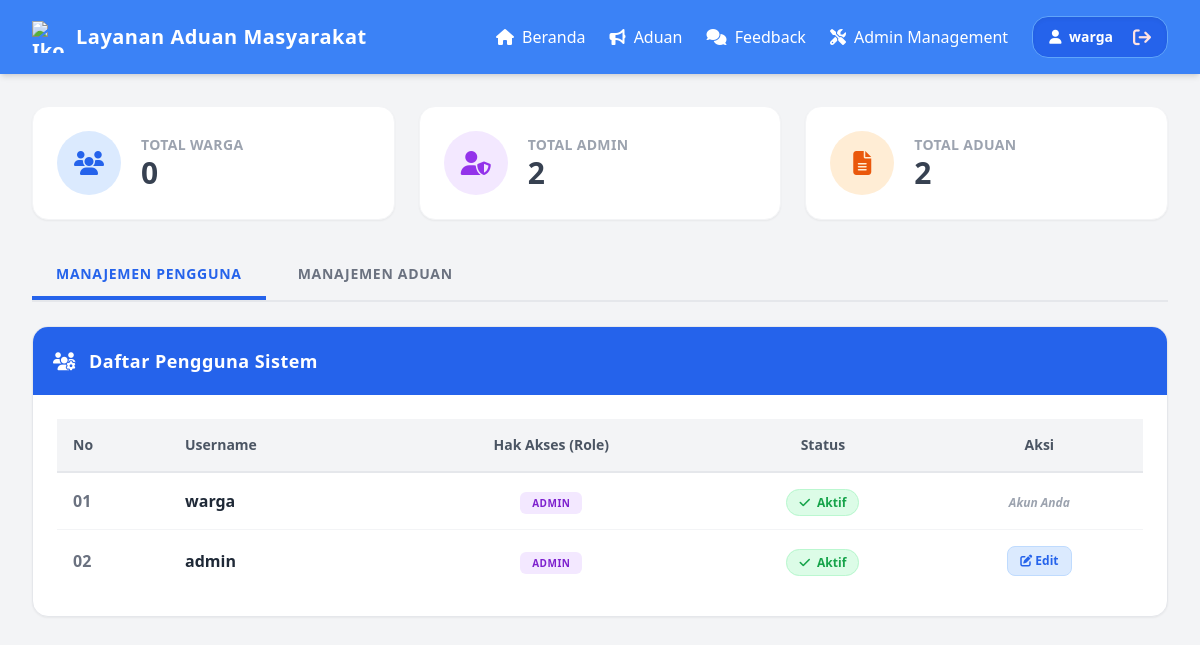
The page /admin.php (signed in) on the database its author committed.
### tables this page shows
CREATE TABLE `users` (
  `id` int(11) NOT NULL,
  `username` varchar(50) NOT NULL,
  `password` varchar(255) NOT NULL,
  `role` enum('admin','warga') DEFAULT 'warga',
  `is_active` tinyint(1) NOT NULL DEFAULT 1
);

### admin.php (the view, shortened to what this page needs)
<?php
require 'koneksi.php';
$total_warga = mysqli_fetch_assoc(mysqli_query($conn, "SELECT COUNT(*) as c FROM users WHERE role='warga'"))['c'];
$total_admin = mysqli_fetch_assoc(mysqli_query($conn, "SELECT COUNT(*) as c FROM users WHERE role='admin'"))['c'];
$users = mysqli_query($conn, "SELECT * FROM users ORDER BY id DESC");
$total_aduan = mysqli_fetch_assoc(mysqli_query($conn, "SELECT COUNT(*) as c FROM pengaduan"))['c'];
?>
<!DOCTYPE html>
<html lang="id">
<head>
    <script src="https://cdn.tailwindcss.com"></script>
    <link rel="stylesheet" href="https://cdnjs.cloudflare.com/ajax/libs/font-awesome/6.5.1/css/all.min.css">
</head>
<body class="bg-gray-100 relative">
    <?php include 'nav.php'; ?>
    <div class="container mx-auto p-8 max-w-7xl">
        <div class="grid grid-cols-1 md:grid-cols-3 gap-6 mb-8">
            <div class="bg-white border border-gray-100 rounded-2xl p-6 flex items-center gap-5 shadow-sm">
                <div class="bg-blue-100 w-16 h-16 flex items-center justify-center rounded-full text-blue-600 text-2xl"><i class="fa-solid fa-users"></i></div>
                <div>
                    <div class="text-sm font-bold text-gray-400 uppercase tracking-wide">Total Warga</div>
                    <div class="text-3xl font-extrabold text-gray-700"><?php echo $total_warga; ?></div>
                </div>
            </div>
            <div class="bg-white border border-gray-100 rounded-2xl p-6 flex items-center gap-5 shadow-sm">
                <div class="bg-purple-100 w-16 h-16 flex items-center justify-center rounded-full text-purple-600 text-2xl"><i class="fa-solid fa-user-shield"></i></div>
                <div>
                    <div class="text-sm font-bold text-gray-400 uppercase tracking-wide">Total Admin</div>
                    <div class="text-3xl font-extrabold text-gray-700"><?php echo $total_admin; ?></div>
                </div>
            </div>
            <div class="bg-white border border-gray-100 rounded-2xl p-6 flex items-center gap-5 shadow-sm">
                <div class="bg-orange-100 w-16 h-16 flex items-center justify-center rounded-full text-orange-600 text-2xl"><i class="fa-solid fa-file-lines"></i></div>
                <div>
                    <div class="text-sm font-bold text-gray-400 uppercase tracking-wide">Total Aduan</div>
                    <div class="text-3xl font-extrabold text-gray-700"><?php echo $total_aduan; ?></div>
                </div>
            </div>
        </div>
        <div class="flex border-b-2 border-gray-200 mb-6 gap-2">
            <button onclick="openAdminTab('user')" id="tab-user" class="py-3 px-6 font-extrabold text-sm uppercase tracking-wider border-b-4 text-blue-600 border-blue-600 transition cursor-pointer">Manajemen Pengguna</button>
            <button onclick="openAdminTab('aduan')" id="tab-aduan" class="py-3 px-6 font-extrabold text-sm uppercase tracking-wider border-b-4 text-gray-500 border-transparent hover:text-blue-500 transition cursor-pointer">Manajemen Aduan</button>
        </div>
        <div id="content-user" class="bg-white border border-gray-200 rounded-2xl shadow-sm overflow-hidden hidden transition-all duration-300">
            <div class="bg-blue-600 p-5 text-white font-extrabold text-lg tracking-wide"><i class="fa-solid fa-users-gear mr-2"></i> Daftar Pengguna Sistem</div>
            <div class="p-6 overflow-x-auto">
                <table class="w-full text-left border-collapse">
                    <thead>
                        <tr class="bg-gray-100 text-gray-600 border-b-2 border-gray-200">
                            <th class="p-4 font-bold text-sm">No</th>
                            <th class="p-4 font-bold text-sm">Username</th>
                            <th class="p-4 font-bold text-sm text-center">Hak Akses (Role)</th>
                            <th class="p-4 font-bold text-sm text-center">Status</th>
                            <th class="p-4 font-bold text-sm text-center">Aksi</th>
                        </tr>
                    </thead>
                    <tbody class="divide-y divide-gray-100">
                        <?php $no=1; while($u = mysqli_fetch_assoc($users)): ?>
                        <tr class="hover:bg-gray-50 transition">
                            <td class="p-4 font-extrabold text-gray-500"><?php echo str_pad($no++, 2, '0', STR_PAD_LEFT); ?></td>
                            <td class="p-4 font-bold text-gray-800"><?php echo htmlspecialchars($u['username']); ?></td>
                            <td class="p-4 text-center">
                                <?php if($u['role'] == 'admin'): ?>
                                    <span class="bg-purple-100 text-purple-700 px-3 py-1 rounded-md text-[10px] font-extrabold uppercase tracking-wider">Admin</span>
                                <?php else: ?>
                                    <span class="bg-gray-100 text-gray-700 px-3 py-1 rounded-md text-[10px] font-extrabold uppercase tracking-wider">Warga</span>
                                <?php endif; ?>
                            </td>
                            <td class="p-4 text-center">
                                <?php $is_act = isset($u['is_active']) ? $u['is_active'] : 1; ?>
                                <?php if($is_act == 1): ?>
                                    <span class="bg-green-100 text-green-600 px-3 py-1 rounded-full text-xs font-extrabold border border-green-200"><i class="fa-solid fa-check mr-1"></i> Aktif</span>
                                <?php else: ?>
                                    <span class="bg-red-100 text-red-600 px-3 py-1 rounded-full text-xs font-extrabold border border-red-200"><i class="fa-solid fa-ban mr-1"></i> Nonaktif</span>
                                <?php endif; ?>
                            </td>
                            <td class="p-4 text-center">
                                <?php if($u['id'] == $_SESSION['user_id']): ?>
                                    <span class="text-xs font-bold text-gray-400 italic">Akun Anda</span>
                                <?php else: ?>
                                    <button onclick="toggleModal(<?php echo $u['id']; ?>, '<?php echo addslashes($u['username']); ?>', '<?php echo $u['role']; ?>', <?php echo $is_act; ?>)" class="bg-blue-100 hover:bg-blue-600 text-blue-600 hover:text-white border border-blue-200 hover:border-blue-600 px-3 py-1.5 rounded-lg text-xs font-bold transition">
                                        <i class="fa-solid fa-pen-to-square"></i> Edit
                                    </button>
                                <?php endif; ?>
                            </td>
                        </tr>
                        <?php endwhile; ?>
                    </tbody>
                </table>
            </div>
        </div>
    </div>
</body>
</html>

### nav.php (style rules this page uses)
body { -webkit-user-select: none; -moz-user-select: none; -ms-user-select: none; user-select: none; }

### rows shown on the page
users: no "01", username "warga", role "ADMIN", is_active 1 (drawn), shows "Akun Anda"
users: no "02", username "admin", role "ADMIN", is_active 1 (drawn)

### other values the page prints
$_SESSION['username'] "warga"
$total_warga "0"
$total_admin "2"
$total_aduan "2"
